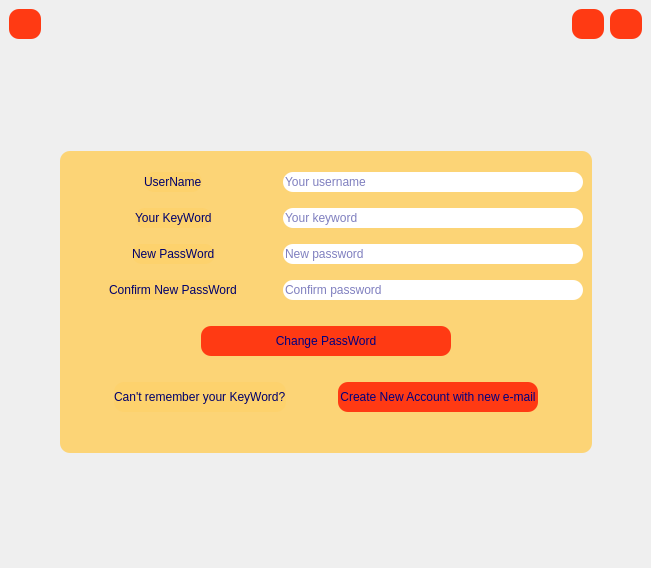
<?xml version="1.0" encoding="UTF-8"?>
<ui version="4.0">
 <class>forgetpass</class>
 <widget class="QMainWindow" name="forgetpass">
  <property name="geometry">
   <rect>
    <x>0</x>
    <y>0</y>
    <width>651</width>
    <height>568</height>
   </rect>
  </property>
  <property name="windowTitle">
   <string>MainWindow</string>
  </property>
  <property name="styleSheet">
   <string notr="true">#forgetpass
{
border-image : url(:/images/images/first-what-is-android-programming-library-barnamechi.jpg);
}
QPushButton
{
background-color:rgb(255, 58, 19);
border-radius : 10px;
}
QPushButton:hover{
background-color: rgb(249, 255, 198);
}</string>
  </property>
  <widget class="QWidget" name="centralwidget">
   <layout class="QVBoxLayout" name="verticalLayout">
    <item>
     <layout class="QHBoxLayout" name="horizontalLayout">
      <property name="topMargin">
       <number>0</number>
      </property>
      <item>
       <widget class="QPushButton" name="back">
        <property name="minimumSize">
         <size>
          <width>30</width>
          <height>30</height>
         </size>
        </property>
        <property name="cursor">
         <cursorShape>PointingHandCursor</cursorShape>
        </property>
        <property name="toolTip">
         <string>back</string>
        </property>
        <property name="text">
         <string/>
        </property>
        <property name="icon">
         <iconset resource="rec.qrc">
          <normaloff>:/images/images/return.png</normaloff>:/images/images/return.png</iconset>
        </property>
       </widget>
      </item>
      <item>
       <spacer name="horizontalSpacer">
        <property name="orientation">
         <enum>Qt::Horizontal</enum>
        </property>
        <property name="sizeHint" stdset="0">
         <size>
          <width>40</width>
          <height>20</height>
         </size>
        </property>
       </spacer>
      </item>
      <item>
       <widget class="QPushButton" name="pushButton">
        <property name="minimumSize">
         <size>
          <width>30</width>
          <height>30</height>
         </size>
        </property>
        <property name="cursor">
         <cursorShape>PointingHandCursor</cursorShape>
        </property>
        <property name="text">
         <string/>
        </property>
        <property name="icon">
         <iconset resource="rec.qrc">
          <normaloff>:/icones/images/786263.png</normaloff>:/icones/images/786263.png</iconset>
        </property>
        <property name="iconSize">
         <size>
          <width>30</width>
          <height>30</height>
         </size>
        </property>
       </widget>
      </item>
      <item>
       <widget class="QPushButton" name="pushButton_2">
        <property name="minimumSize">
         <size>
          <width>30</width>
          <height>30</height>
         </size>
        </property>
        <property name="cursor">
         <cursorShape>PointingHandCursor</cursorShape>
        </property>
        <property name="toolTip">
         <string>close</string>
        </property>
        <property name="text">
         <string/>
        </property>
        <property name="icon">
         <iconset resource="rec.qrc">
          <normaloff>:/icones/images/delete-sign.png</normaloff>:/icones/images/delete-sign.png</iconset>
        </property>
        <property name="iconSize">
         <size>
          <width>30</width>
          <height>30</height>
         </size>
        </property>
       </widget>
      </item>
     </layout>
    </item>
    <item>
     <spacer name="verticalSpacer_2">
      <property name="orientation">
       <enum>Qt::Vertical</enum>
      </property>
      <property name="sizeHint" stdset="0">
       <size>
        <width>20</width>
        <height>41</height>
       </size>
      </property>
     </spacer>
    </item>
    <item>
     <layout class="QHBoxLayout" name="horizontalLayout_3">
      <property name="topMargin">
       <number>0</number>
      </property>
      <item>
       <spacer name="horizontalSpacer_3">
        <property name="orientation">
         <enum>Qt::Horizontal</enum>
        </property>
        <property name="sizeHint" stdset="0">
         <size>
          <width>40</width>
          <height>20</height>
         </size>
        </property>
       </spacer>
      </item>
      <item>
       <widget class="QWidget" name="v1_2" native="true">
        <property name="styleSheet">
         <string notr="true">QWidget{
color:rgb(0, 0, 127);
background-color: rgba(255, 205, 88,0.8);
border-radius : 10px;

}
QLineEdit
{
background-color: white;
border-radius : 10px;
}

QPushButton
{
background-color:rgb(255, 58, 19);
border-radius : 10px;
}
QPushButton:hover{
background-color:  rgb(139, 193, 14);
}
QLabel
{
background-color: rgba(255, 205, 88,0.3);
color:rgb(0, 0, 107);
}
</string>
        </property>
        <layout class="QVBoxLayout" name="v1">
         <property name="topMargin">
          <number>1</number>
         </property>
         <property name="bottomMargin">
          <number>1</number>
         </property>
         <item>
          <spacer name="verticalSpacer_3">
           <property name="orientation">
            <enum>Qt::Vertical</enum>
           </property>
           <property name="sizeHint" stdset="0">
            <size>
             <width>20</width>
             <height>20</height>
            </size>
           </property>
          </spacer>
         </item>
         <item>
          <layout class="QHBoxLayout" name="horizontalLayout_8">
           <property name="topMargin">
            <number>0</number>
           </property>
           <item>
            <spacer name="horizontalSpacer_13">
             <property name="orientation">
              <enum>Qt::Horizontal</enum>
             </property>
             <property name="sizeHint" stdset="0">
              <size>
               <width>40</width>
               <height>20</height>
              </size>
             </property>
            </spacer>
           </item>
           <item>
            <widget class="QLabel" name="label_5">
             <property name="text">
              <string>UserName</string>
             </property>
            </widget>
           </item>
           <item>
            <spacer name="horizontalSpacer_12">
             <property name="orientation">
              <enum>Qt::Horizontal</enum>
             </property>
             <property name="sizeHint" stdset="0">
              <size>
               <width>40</width>
               <height>20</height>
              </size>
             </property>
            </spacer>
           </item>
           <item>
            <widget class="QLineEdit" name="userr">
             <property name="minimumSize">
              <size>
               <width>300</width>
               <height>20</height>
              </size>
             </property>
             <property name="placeholderText">
              <string>Your username</string>
             </property>
            </widget>
           </item>
          </layout>
         </item>
         <item>
          <spacer name="verticalSpacer_9">
           <property name="orientation">
            <enum>Qt::Vertical</enum>
           </property>
           <property name="sizeHint" stdset="0">
            <size>
             <width>20</width>
             <height>10</height>
            </size>
           </property>
          </spacer>
         </item>
         <item>
          <layout class="QHBoxLayout" name="horizontalLayout_2">
           <property name="topMargin">
            <number>0</number>
           </property>
           <item>
            <spacer name="horizontalSpacer_14">
             <property name="orientation">
              <enum>Qt::Horizontal</enum>
             </property>
             <property name="sizeHint" stdset="0">
              <size>
               <width>40</width>
               <height>20</height>
              </size>
             </property>
            </spacer>
           </item>
           <item>
            <widget class="QLabel" name="label">
             <property name="text">
              <string>Your KeyWord</string>
             </property>
            </widget>
           </item>
           <item>
            <spacer name="horizontalSpacer_2">
             <property name="orientation">
              <enum>Qt::Horizontal</enum>
             </property>
             <property name="sizeHint" stdset="0">
              <size>
               <width>40</width>
               <height>20</height>
              </size>
             </property>
            </spacer>
           </item>
           <item>
            <widget class="QLineEdit" name="keyword">
             <property name="minimumSize">
              <size>
               <width>300</width>
               <height>20</height>
              </size>
             </property>
             <property name="maximumSize">
              <size>
               <width>300</width>
               <height>20</height>
              </size>
             </property>
             <property name="toolTip">
              <string>enter your tooltip</string>
             </property>
             <property name="placeholderText">
              <string>Your keyword</string>
             </property>
            </widget>
           </item>
          </layout>
         </item>
         <item>
          <spacer name="verticalSpacer_5">
           <property name="orientation">
            <enum>Qt::Vertical</enum>
           </property>
           <property name="sizeHint" stdset="0">
            <size>
             <width>20</width>
             <height>10</height>
            </size>
           </property>
          </spacer>
         </item>
         <item>
          <layout class="QHBoxLayout" name="horizontalLayout_4">
           <property name="topMargin">
            <number>0</number>
           </property>
           <item>
            <spacer name="horizontalSpacer_15">
             <property name="orientation">
              <enum>Qt::Horizontal</enum>
             </property>
             <property name="sizeHint" stdset="0">
              <size>
               <width>40</width>
               <height>20</height>
              </size>
             </property>
            </spacer>
           </item>
           <item>
            <widget class="QLabel" name="label_2">
             <property name="text">
              <string>New PassWord</string>
             </property>
            </widget>
           </item>
           <item>
            <spacer name="horizontalSpacer_5">
             <property name="orientation">
              <enum>Qt::Horizontal</enum>
             </property>
             <property name="sizeHint" stdset="0">
              <size>
               <width>40</width>
               <height>20</height>
              </size>
             </property>
            </spacer>
           </item>
           <item>
            <widget class="QLineEdit" name="newpass">
             <property name="minimumSize">
              <size>
               <width>300</width>
               <height>20</height>
              </size>
             </property>
             <property name="toolTip">
              <string>enter your password</string>
             </property>
             <property name="placeholderText">
              <string>New password</string>
             </property>
            </widget>
           </item>
          </layout>
         </item>
         <item>
          <spacer name="verticalSpacer_6">
           <property name="orientation">
            <enum>Qt::Vertical</enum>
           </property>
           <property name="sizeHint" stdset="0">
            <size>
             <width>20</width>
             <height>10</height>
            </size>
           </property>
          </spacer>
         </item>
         <item>
          <layout class="QHBoxLayout" name="horizontalLayout_5">
           <property name="topMargin">
            <number>0</number>
           </property>
           <item>
            <spacer name="horizontalSpacer_16">
             <property name="orientation">
              <enum>Qt::Horizontal</enum>
             </property>
             <property name="sizeHint" stdset="0">
              <size>
               <width>40</width>
               <height>20</height>
              </size>
             </property>
            </spacer>
           </item>
           <item>
            <widget class="QLabel" name="label_3">
             <property name="text">
              <string>Confirm New PassWord</string>
             </property>
            </widget>
           </item>
           <item>
            <spacer name="horizontalSpacer_6">
             <property name="orientation">
              <enum>Qt::Horizontal</enum>
             </property>
             <property name="sizeHint" stdset="0">
              <size>
               <width>40</width>
               <height>20</height>
              </size>
             </property>
            </spacer>
           </item>
           <item>
            <widget class="QLineEdit" name="newpassconf">
             <property name="minimumSize">
              <size>
               <width>300</width>
               <height>20</height>
              </size>
             </property>
             <property name="toolTip">
              <string>re-enter your password</string>
             </property>
             <property name="placeholderText">
              <string>Confirm password</string>
             </property>
            </widget>
           </item>
          </layout>
         </item>
         <item>
          <spacer name="verticalSpacer_7">
           <property name="orientation">
            <enum>Qt::Vertical</enum>
           </property>
           <property name="sizeHint" stdset="0">
            <size>
             <width>20</width>
             <height>20</height>
            </size>
           </property>
          </spacer>
         </item>
         <item>
          <layout class="QHBoxLayout" name="horizontalLayout_6">
           <property name="topMargin">
            <number>0</number>
           </property>
           <item>
            <spacer name="horizontalSpacer_7">
             <property name="orientation">
              <enum>Qt::Horizontal</enum>
             </property>
             <property name="sizeHint" stdset="0">
              <size>
               <width>40</width>
               <height>20</height>
              </size>
             </property>
            </spacer>
           </item>
           <item>
            <widget class="QPushButton" name="change">
             <property name="minimumSize">
              <size>
               <width>250</width>
               <height>30</height>
              </size>
             </property>
             <property name="cursor">
              <cursorShape>PointingHandCursor</cursorShape>
             </property>
             <property name="toolTip">
              <string>change password</string>
             </property>
             <property name="text">
              <string>Change PassWord</string>
             </property>
            </widget>
           </item>
           <item>
            <spacer name="horizontalSpacer_8">
             <property name="orientation">
              <enum>Qt::Horizontal</enum>
             </property>
             <property name="sizeHint" stdset="0">
              <size>
               <width>40</width>
               <height>20</height>
              </size>
             </property>
            </spacer>
           </item>
          </layout>
         </item>
         <item>
          <spacer name="verticalSpacer_8">
           <property name="orientation">
            <enum>Qt::Vertical</enum>
           </property>
           <property name="sizeHint" stdset="0">
            <size>
             <width>20</width>
             <height>20</height>
            </size>
           </property>
          </spacer>
         </item>
         <item>
          <layout class="QHBoxLayout" name="horizontalLayout_7">
           <property name="topMargin">
            <number>0</number>
           </property>
           <item>
            <spacer name="horizontalSpacer_11">
             <property name="orientation">
              <enum>Qt::Horizontal</enum>
             </property>
             <property name="sizeHint" stdset="0">
              <size>
               <width>40</width>
               <height>20</height>
              </size>
             </property>
            </spacer>
           </item>
           <item>
            <widget class="QLabel" name="label_4">
             <property name="text">
              <string>Can't remember your KeyWord?</string>
             </property>
            </widget>
           </item>
           <item>
            <spacer name="horizontalSpacer_9">
             <property name="orientation">
              <enum>Qt::Horizontal</enum>
             </property>
             <property name="sizeHint" stdset="0">
              <size>
               <width>40</width>
               <height>20</height>
              </size>
             </property>
            </spacer>
           </item>
           <item>
            <widget class="QPushButton" name="create">
             <property name="minimumSize">
              <size>
               <width>200</width>
               <height>30</height>
              </size>
             </property>
             <property name="cursor">
              <cursorShape>PointingHandCursor</cursorShape>
             </property>
             <property name="toolTip">
              <string>create new account</string>
             </property>
             <property name="text">
              <string>Create New Account with new e-mail</string>
             </property>
            </widget>
           </item>
           <item>
            <spacer name="horizontalSpacer_10">
             <property name="orientation">
              <enum>Qt::Horizontal</enum>
             </property>
             <property name="sizeHint" stdset="0">
              <size>
               <width>40</width>
               <height>20</height>
              </size>
             </property>
            </spacer>
           </item>
          </layout>
         </item>
         <item>
          <spacer name="verticalSpacer_4">
           <property name="orientation">
            <enum>Qt::Vertical</enum>
           </property>
           <property name="sizeHint" stdset="0">
            <size>
             <width>20</width>
             <height>40</height>
            </size>
           </property>
          </spacer>
         </item>
        </layout>
       </widget>
      </item>
      <item>
       <spacer name="horizontalSpacer_4">
        <property name="orientation">
         <enum>Qt::Horizontal</enum>
        </property>
        <property name="sizeHint" stdset="0">
         <size>
          <width>40</width>
          <height>20</height>
         </size>
        </property>
       </spacer>
      </item>
     </layout>
    </item>
    <item>
     <spacer name="verticalSpacer">
      <property name="orientation">
       <enum>Qt::Vertical</enum>
      </property>
      <property name="sizeHint" stdset="0">
       <size>
        <width>20</width>
        <height>41</height>
       </size>
      </property>
     </spacer>
    </item>
   </layout>
  </widget>
 </widget>
 <resources>
  <include location="rec.qrc"/>
 </resources>
 <connections>
  <connection>
   <sender>pushButton_2</sender>
   <signal>clicked()</signal>
   <receiver>forgetpass</receiver>
   <slot>close()</slot>
   <hints>
    <hint type="sourcelabel">
     <x>640</x>
     <y>36</y>
    </hint>
    <hint type="destinationlabel">
     <x>597</x>
     <y>48</y>
    </hint>
   </hints>
  </connection>
  <connection>
   <sender>pushButton</sender>
   <signal>clicked()</signal>
   <receiver>forgetpass</receiver>
   <slot>showMinimized()</slot>
   <hints>
    <hint type="sourcelabel">
     <x>577</x>
     <y>21</y>
    </hint>
    <hint type="destinationlabel">
     <x>529</x>
     <y>38</y>
    </hint>
   </hints>
  </connection>
 </connections>
</ui>
